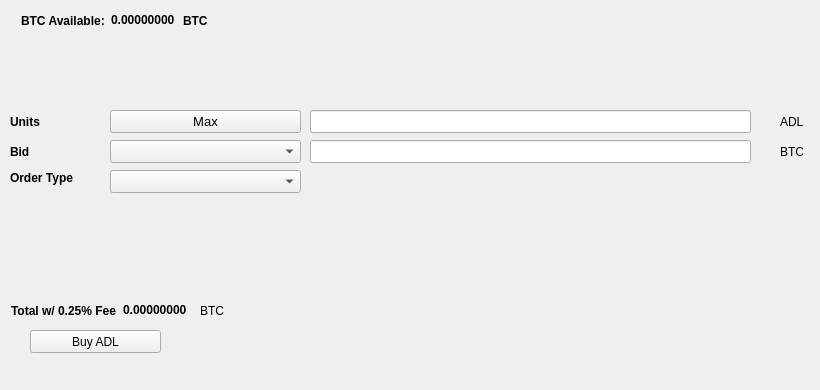
   <widget class="QWidget" name="BuyTab">
    <attribute name="title">
     <string>Buy</string>
    </attribute>
    <widget class="QPushButton" name="BuyADL">
     <property name="geometry">
      <rect>
       <x>30</x>
       <y>330</y>
       <width>131</width>
       <height>23</height>
      </rect>
     </property>
     <property name="text">
      <string>Buy ADL</string>
     </property>
     <property name="icon">
      <iconset resource="../AdlerCash.qrc">
       <normaloff>:/icons/bitcoin</normaloff>:/icons/bitcoin</iconset>
     </property>
    </widget>
    <widget class="QLabel" name="label_3">
     <property name="geometry">
      <rect>
       <x>10</x>
       <y>110</y>
       <width>46</width>
       <height>23</height>
      </rect>
     </property>
     <property name="font">
      <font>
       <weight>75</weight>
       <bold>true</bold>
      </font>
     </property>
     <property name="text">
      <string>Units</string>
     </property>
    </widget>
    <widget class="QLineEdit" name="UnitsInput">
     <property name="geometry">
      <rect>
       <x>310</x>
       <y>110</y>
       <width>441</width>
       <height>23</height>
      </rect>
     </property>
     <property name="font">
      <font>
       <pointsize>9</pointsize>
       <weight>75</weight>
       <bold>true</bold>
      </font>
     </property>
    </widget>
    <widget class="QLineEdit" name="BuyBidPriceEdit">
     <property name="geometry">
      <rect>
       <x>310</x>
       <y>140</y>
       <width>441</width>
       <height>23</height>
      </rect>
     </property>
     <property name="font">
      <font>
       <pointsize>9</pointsize>
       <weight>75</weight>
       <bold>true</bold>
      </font>
     </property>
    </widget>
    <widget class="QLabel" name="label_4">
     <property name="geometry">
      <rect>
       <x>780</x>
       <y>110</y>
       <width>31</width>
       <height>23</height>
      </rect>
     </property>
     <property name="text">
      <string>ADL</string>
     </property>
    </widget>
    <widget class="QLabel" name="label_5">
     <property name="geometry">
      <rect>
       <x>780</x>
       <y>140</y>
       <width>31</width>
       <height>23</height>
      </rect>
     </property>
     <property name="text">
      <string>BTC</string>
     </property>
    </widget>
    <widget class="QLabel" name="label_6">
     <property name="geometry">
      <rect>
       <x>10</x>
       <y>140</y>
       <width>46</width>
       <height>23</height>
      </rect>
     </property>
     <property name="font">
      <font>
       <weight>75</weight>
       <bold>true</bold>
      </font>
     </property>
     <property name="text">
      <string>Bid</string>
     </property>
    </widget>
    <widget class="QLabel" name="label_7">
     <property name="geometry">
      <rect>
       <x>10</x>
       <y>170</y>
       <width>91</width>
       <height>16</height>
      </rect>
     </property>
     <property name="font">
      <font>
       <weight>75</weight>
       <bold>true</bold>
      </font>
     </property>
     <property name="text">
      <string>Order Type</string>
     </property>
    </widget>
    <widget class="QPushButton" name="Buy_Max_Amount">
     <property name="geometry">
      <rect>
       <x>110</x>
       <y>110</y>
       <width>191</width>
       <height>23</height>
      </rect>
     </property>
     <property name="font">
      <font>
       <pointsize>10</pointsize>
      </font>
     </property>
     <property name="text">
      <string>Max</string>
     </property>
    </widget>
    <widget class="QComboBox" name="BuyBidcomboBox">
     <property name="geometry">
      <rect>
       <x>110</x>
       <y>140</y>
       <width>191</width>
       <height>23</height>
      </rect>
     </property>
     <property name="font">
      <font>
       <pointsize>10</pointsize>
      </font>
     </property>
    </widget>
    <widget class="QComboBox" name="buyOrdertypeCombo">
     <property name="geometry">
      <rect>
       <x>110</x>
       <y>170</y>
       <width>191</width>
       <height>23</height>
      </rect>
     </property>
     <property name="font">
      <font>
       <pointsize>10</pointsize>
      </font>
     </property>
    </widget>
    <widget class="QWidget" name="layoutWidget1">
     <property name="geometry">
      <rect>
       <x>21</x>
       <y>11</y>
       <width>227</width>
       <height>19</height>
      </rect>
     </property>
     <layout class="QHBoxLayout" name="horizontalLayout_3">
      <item>
       <widget class="QLabel" name="label232">
        <property name="font">
         <font>
          <weight>75</weight>
          <bold>true</bold>
         </font>
        </property>
        <property name="text">
         <string>BTC Available:</string>
        </property>
       </widget>
      </item>
      <item>
       <widget class="QLabel" name="BtcAvailableLbl">
        <property name="palette">
         <palette>
          <active>
           <colorrole role="WindowText">
            <brush brushstyle="SolidPattern">
             <color alpha="255">
              <red>0</red>
              <green>0</green>
              <blue>0</blue>
             </color>
            </brush>
           </colorrole>
           <colorrole role="Button">
            <brush brushstyle="SolidPattern">
             <color alpha="255">
              <red>0</red>
              <green>170</green>
              <blue>0</blue>
             </color>
            </brush>
           </colorrole>
           <colorrole role="Light">
            <brush brushstyle="SolidPattern">
             <color alpha="255">
              <red>0</red>
              <green>255</green>
              <blue>0</blue>
             </color>
            </brush>
           </colorrole>
           <colorrole role="Midlight">
            <brush brushstyle="SolidPattern">
             <color alpha="255">
              <red>0</red>
              <green>212</green>
              <blue>0</blue>
             </color>
            </brush>
           </colorrole>
           <colorrole role="Dark">
            <brush brushstyle="SolidPattern">
             <color alpha="255">
              <red>0</red>
              <green>85</green>
              <blue>0</blue>
             </color>
            </brush>
           </colorrole>
           <colorrole role="Mid">
            <brush brushstyle="SolidPattern">
             <color alpha="255">
              <red>0</red>
              <green>113</green>
              <blue>0</blue>
             </color>
            </brush>
           </colorrole>
           <colorrole role="Text">
            <brush brushstyle="SolidPattern">
             <color alpha="255">
              <red>0</red>
              <green>170</green>
              <blue>0</blue>
             </color>
            </brush>
           </colorrole>
           <colorrole role="BrightText">
            <brush brushstyle="SolidPattern">
             <color alpha="255">
              <red>255</red>
              <green>255</green>
              <blue>255</blue>
             </color>
            </brush>
           </colorrole>
           <colorrole role="ButtonText">
            <brush brushstyle="SolidPattern">
             <color alpha="255">
              <red>0</red>
              <green>0</green>
              <blue>0</blue>
             </color>
            </brush>
           </colorrole>
           <colorrole role="Base">
            <brush brushstyle="SolidPattern">
             <color alpha="255">
              <red>255</red>
              <green>255</green>
              <blue>255</blue>
             </color>
            </brush>
           </colorrole>
           <colorrole role="Window">
            <brush brushstyle="SolidPattern">
             <color alpha="255">
              <red>0</red>
              <green>170</green>
              <blue>0</blue>
             </color>
            </brush>
           </colorrole>
           <colorrole role="Shadow">
            <brush brushstyle="SolidPattern">
             <color alpha="255">
              <red>0</red>
              <green>0</green>
              <blue>0</blue>
             </color>
            </brush>
           </colorrole>
           <colorrole role="AlternateBase">
            <brush brushstyle="SolidPattern">
             <color alpha="255">
              <red>127</red>
              <green>212</green>
              <blue>127</blue>
             </color>
            </brush>
           </colorrole>
           <colorrole role="ToolTipBase">
            <brush brushstyle="SolidPattern">
             <color alpha="255">
              <red>255</red>
              <green>255</green>
              <blue>220</blue>
             </color>
            </brush>
           </colorrole>
           <colorrole role="ToolTipText">
            <brush brushstyle="SolidPattern">
             <color alpha="255">
              <red>0</red>
              <green>0</green>
              <blue>0</blue>
             </color>
            </brush>
           </colorrole>
          </active>
          <inactive>
           <colorrole role="WindowText">
            <brush brushstyle="SolidPattern">
             <color alpha="255">
              <red>0</red>
              <green>0</green>
              <blue>0</blue>
             </color>
            </brush>
           </colorrole>
           <colorrole role="Button">
            <brush brushstyle="SolidPattern">
             <color alpha="255">
              <red>0</red>
              <green>170</green>
              <blue>0</blue>
             </color>
            </brush>
           </colorrole>
           <colorrole role="Light">
            <brush brushstyle="SolidPattern">
             <color alpha="255">
              <red>0</red>
              <green>255</green>
              <blue>0</blue>
             </color>
            </brush>
           </colorrole>
           <colorrole role="Midlight">
            <brush brushstyle="SolidPattern">
             <color alpha="255">
              <red>0</red>
              <green>212</green>
              <blue>0</blue>
             </color>
            </brush>
           </colorrole>
           <colorrole role="Dark">
            <brush brushstyle="SolidPattern">
             <color alpha="255">
              <red>0</red>
              <green>85</green>
              <blue>0</blue>
             </color>
            </brush>
           </colorrole>
           <colorrole role="Mid">
            <brush brushstyle="SolidPattern">
             <color alpha="255">
              <red>0</red>
              <green>113</green>
              <blue>0</blue>
             </color>
            </brush>
           </colorrole>
           <colorrole role="Text">
            <brush brushstyle="SolidPattern">
             <color alpha="255">
              <red>0</red>
              <green>170</green>
              <blue>0</blue>
             </color>
            </brush>
           </colorrole>
           <colorrole role="BrightText">
            <brush brushstyle="SolidPattern">
             <color alpha="255">
              <red>255</red>
              <green>255</green>
              <blue>255</blue>
             </color>
            </brush>
           </colorrole>
           <colorrole role="ButtonText">
            <brush brushstyle="SolidPattern">
             <color alpha="255">
              <red>0</red>
              <green>0</green>
              <blue>0</blue>
             </color>
            </brush>
           </colorrole>
           <colorrole role="Base">
            <brush brushstyle="SolidPattern">
             <color alpha="255">
              <red>255</red>
              <green>255</green>
              <blue>255</blue>
             </color>
            </brush>
           </colorrole>
           <colorrole role="Window">
            <brush brushstyle="SolidPattern">
             <color alpha="255">
              <red>0</red>
              <green>170</green>
              <blue>0</blue>
             </color>
            </brush>
           </colorrole>
           <colorrole role="Shadow">
            <brush brushstyle="SolidPattern">
             <color alpha="255">
              <red>0</red>
              <green>0</green>
              <blue>0</blue>
             </color>
            </brush>
           </colorrole>
           <colorrole role="AlternateBase">
            <brush brushstyle="SolidPattern">
             <color alpha="255">
              <red>127</red>
              <green>212</green>
              <blue>127</blue>
             </color>
            </brush>
           </colorrole>
           <colorrole role="ToolTipBase">
            <brush brushstyle="SolidPattern">
             <color alpha="255">
              <red>255</red>
              <green>255</green>
              <blue>220</blue>
             </color>
            </brush>
           </colorrole>
           <colorrole role="ToolTipText">
            <brush brushstyle="SolidPattern">
             <color alpha="255">
              <red>0</red>
              <green>0</green>
              <blue>0</blue>
             </color>
            </brush>
           </colorrole>
          </inactive>
          <disabled>
           <colorrole role="WindowText">
            <brush brushstyle="SolidPattern">
             <color alpha="255">
              <red>0</red>
              <green>85</green>
              <blue>0</blue>
             </color>
            </brush>
           </colorrole>
           <colorrole role="Button">
            <brush brushstyle="SolidPattern">
             <color alpha="255">
              <red>0</red>
              <green>170</green>
              <blue>0</blue>
             </color>
            </brush>
           </colorrole>
           <colorrole role="Light">
            <brush brushstyle="SolidPattern">
             <color alpha="255">
              <red>0</red>
              <green>255</green>
              <blue>0</blue>
             </color>
            </brush>
           </colorrole>
           <colorrole role="Midlight">
            <brush brushstyle="SolidPattern">
             <color alpha="255">
              <red>0</red>
              <green>212</green>
              <blue>0</blue>
             </color>
            </brush>
           </colorrole>
           <colorrole role="Dark">
            <brush brushstyle="SolidPattern">
             <color alpha="255">
              <red>0</red>
              <green>85</green>
              <blue>0</blue>
             </color>
            </brush>
           </colorrole>
           <colorrole role="Mid">
            <brush brushstyle="SolidPattern">
             <color alpha="255">
              <red>0</red>
              <green>113</green>
              <blue>0</blue>
             </color>
            </brush>
           </colorrole>
           <colorrole role="Text">
            <brush brushstyle="SolidPattern">
             <color alpha="255">
              <red>0</red>
              <green>85</green>
              <blue>0</blue>
             </color>
            </brush>
           </colorrole>
           <colorrole role="BrightText">
            <brush brushstyle="SolidPattern">
             <color alpha="255">
              <red>255</red>
              <green>255</green>
              <blue>255</blue>
             </color>
            </brush>
           </colorrole>
           <colorrole role="ButtonText">
            <brush brushstyle="SolidPattern">
             <color alpha="255">
              <red>0</red>
              <green>85</green>
              <blue>0</blue>
             </color>
            </brush>
           </colorrole>
           <colorrole role="Base">
            <brush brushstyle="SolidPattern">
             <color alpha="255">
              <red>0</red>
              <green>170</green>
              <blue>0</blue>
             </color>
            </brush>
           </colorrole>
           <colorrole role="Window">
            <brush brushstyle="SolidPattern">
             <color alpha="255">
              <red>0</red>
              <green>170</green>
              <blue>0</blue>
             </color>
            </brush>
           </colorrole>
           <colorrole role="Shadow">
            <brush brushstyle="SolidPattern">
             <color alpha="255">
              <red>0</red>
              <green>0</green>
              <blue>0</blue>
             </color>
            </brush>
           </colorrole>
           <colorrole role="AlternateBase">
            <brush brushstyle="SolidPattern">
             <color alpha="255">
              <red>0</red>
              <green>170</green>
              <blue>0</blue>
             </color>
            </brush>
           </colorrole>
           <colorrole role="ToolTipBase">
            <brush brushstyle="SolidPattern">
             <color alpha="255">
              <red>255</red>
              <green>255</green>
              <blue>220</blue>
             </color>
            </brush>
           </colorrole>
           <colorrole role="ToolTipText">
            <brush brushstyle="SolidPattern">
             <color alpha="255">
              <red>0</red>
              <green>0</green>
              <blue>0</blue>
             </color>
            </brush>
           </colorrole>
          </disabled>
         </palette>
        </property>
        <property name="font">
         <font>
          <weight>75</weight>
          <bold>true</bold>
         </font>
        </property>
        <property name="text">
         <string>0.00000000</string>
        </property>
        <property name="textInteractionFlags">
         <set>Qt::LinksAccessibleByMouse|Qt::TextSelectableByKeyboard|Qt::TextSelectableByMouse</set>
        </property>
       </widget>
      </item>
      <item>
       <widget class="QLabel" name="BtcAvailableLbl_2">
        <property name="font">
         <font>
          <weight>75</weight>
          <bold>true</bold>
         </font>
        </property>
        <property name="text">
         <string>BTC</string>
        </property>
       </widget>
      </item>
     </layout>
    </widget>
    <widget class="QWidget" name="layoutWidge2">
     <property name="geometry">
      <rect>
       <x>11</x>
       <y>301</y>
       <width>259</width>
       <height>19</height>
      </rect>
     </property>
     <layout class="QHBoxLayout" name="horizontalLayout_4">
      <item>
       <widget class="QLabel" name="label_9">
        <property name="font">
         <font>
          <weight>75</weight>
          <bold>true</bold>
         </font>
        </property>
        <property name="text">
         <string>Total w/ 0.25% Fee</string>
        </property>
       </widget>
      </item>
      <item>
       <widget class="QLabel" name="BuyCostLabel">
        <property name="palette">
         <palette>
          <active>
           <colorrole role="WindowText">
            <brush brushstyle="SolidPattern">
             <color alpha="255">
              <red>0</red>
              <green>0</green>
              <blue>0</blue>
             </color>
            </brush>
           </colorrole>
           <colorrole role="Button">
            <brush brushstyle="SolidPattern">
             <color alpha="255">
              <red>0</red>
              <green>170</green>
              <blue>0</blue>
             </color>
            </brush>
           </colorrole>
           <colorrole role="Light">
            <brush brushstyle="SolidPattern">
             <color alpha="255">
              <red>0</red>
              <green>255</green>
              <blue>0</blue>
             </color>
            </brush>
           </colorrole>
           <colorrole role="Midlight">
            <brush brushstyle="SolidPattern">
             <color alpha="255">
              <red>0</red>
              <green>212</green>
              <blue>0</blue>
             </color>
            </brush>
           </colorrole>
           <colorrole role="Dark">
            <brush brushstyle="SolidPattern">
             <color alpha="255">
              <red>0</red>
              <green>85</green>
              <blue>0</blue>
             </color>
            </brush>
           </colorrole>
           <colorrole role="Mid">
            <brush brushstyle="SolidPattern">
             <color alpha="255">
              <red>0</red>
              <green>113</green>
              <blue>0</blue>
             </color>
            </brush>
           </colorrole>
           <colorrole role="Text">
            <brush brushstyle="SolidPattern">
             <color alpha="255">
              <red>0</red>
              <green>170</green>
              <blue>0</blue>
             </color>
            </brush>
           </colorrole>
           <colorrole role="BrightText">
            <brush brushstyle="SolidPattern">
             <color alpha="255">
              <red>255</red>
              <green>255</green>
              <blue>255</blue>
             </color>
            </brush>
           </colorrole>
           <colorrole role="ButtonText">
            <brush brushstyle="SolidPattern">
             <color alpha="255">
              <red>0</red>
              <green>0</green>
              <blue>0</blue>
             </color>
            </brush>
           </colorrole>
           <colorrole role="Base">
            <brush brushstyle="SolidPattern">
             <color alpha="255">
              <red>255</red>
              <green>255</green>
              <blue>255</blue>
             </color>
            </brush>
           </colorrole>
           <colorrole role="Window">
            <brush brushstyle="SolidPattern">
             <color alpha="255">
              <red>0</red>
              <green>170</green>
              <blue>0</blue>
             </color>
            </brush>
           </colorrole>
           <colorrole role="Shadow">
            <brush brushstyle="SolidPattern">
             <color alpha="255">
              <red>0</red>
              <green>0</green>
              <blue>0</blue>
             </color>
            </brush>
           </colorrole>
           <colorrole role="AlternateBase">
            <brush brushstyle="SolidPattern">
             <color alpha="255">
              <red>127</red>
              <green>212</green>
              <blue>127</blue>
             </color>
            </brush>
           </colorrole>
           <colorrole role="ToolTipBase">
            <brush brushstyle="SolidPattern">
             <color alpha="255">
              <red>255</red>
              <green>255</green>
              <blue>220</blue>
             </color>
            </brush>
           </colorrole>
           <colorrole role="ToolTipText">
            <brush brushstyle="SolidPattern">
             <color alpha="255">
              <red>0</red>
              <green>0</green>
              <blue>0</blue>
             </color>
            </brush>
           </colorrole>
          </active>
          <inactive>
           <colorrole role="WindowText">
            <brush brushstyle="SolidPattern">
             <color alpha="255">
              <red>0</red>
              <green>0</green>
              <blue>0</blue>
             </color>
            </brush>
           </colorrole>
           <colorrole role="Button">
            <brush brushstyle="SolidPattern">
             <color alpha="255">
              <red>0</red>
              <green>170</green>
              <blue>0</blue>
             </color>
            </brush>
           </colorrole>
           <colorrole role="Light">
            <brush brushstyle="SolidPattern">
             <color alpha="255">
              <red>0</red>
              <green>255</green>
              <blue>0</blue>
             </color>
            </brush>
           </colorrole>
           <colorrole role="Midlight">
            <brush brushstyle="SolidPattern">
             <color alpha="255">
              <red>0</red>
              <green>212</green>
              <blue>0</blue>
             </color>
            </brush>
           </colorrole>
           <colorrole role="Dark">
            <brush brushstyle="SolidPattern">
             <color alpha="255">
              <red>0</red>
              <green>85</green>
              <blue>0</blue>
             </color>
            </brush>
           </colorrole>
           <colorrole role="Mid">
            <brush brushstyle="SolidPattern">
             <color alpha="255">
              <red>0</red>
              <green>113</green>
              <blue>0</blue>
             </color>
            </brush>
           </colorrole>
           <colorrole role="Text">
            <brush brushstyle="SolidPattern">
             <color alpha="255">
              <red>0</red>
              <green>170</green>
              <blue>0</blue>
             </color>
            </brush>
           </colorrole>
           <colorrole role="BrightText">
            <brush brushstyle="SolidPattern">
             <color alpha="255">
              <red>255</red>
              <green>255</green>
              <blue>255</blue>
             </color>
            </brush>
           </colorrole>
           <colorrole role="ButtonText">
            <brush brushstyle="SolidPattern">
             <color alpha="255">
              <red>0</red>
              <green>0</green>
              <blue>0</blue>
             </color>
            </brush>
           </colorrole>
           <colorrole role="Base">
            <brush brushstyle="SolidPattern">
             <color alpha="255">
              <red>255</red>
              <green>255</green>
              <blue>255</blue>
             </color>
            </brush>
           </colorrole>
           <colorrole role="Window">
            <brush brushstyle="SolidPattern">
             <color alpha="255">
              <red>0</red>
              <green>170</green>
              <blue>0</blue>
             </color>
            </brush>
           </colorrole>
           <colorrole role="Shadow">
            <brush brushstyle="SolidPattern">
             <color alpha="255">
              <red>0</red>
              <green>0</green>
              <blue>0</blue>
             </color>
            </brush>
           </colorrole>
           <colorrole role="AlternateBase">
            <brush brushstyle="SolidPattern">
             <color alpha="255">
              <red>127</red>
              <green>212</green>
              <blue>127</blue>
             </color>
            </brush>
           </colorrole>
           <colorrole role="ToolTipBase">
            <brush brushstyle="SolidPattern">
             <color alpha="255">
              <red>255</red>
              <green>255</green>
              <blue>220</blue>
             </color>
            </brush>
           </colorrole>
           <colorrole role="ToolTipText">
            <brush brushstyle="SolidPattern">
             <color alpha="255">
              <red>0</red>
              <green>0</green>
              <blue>0</blue>
             </color>
            </brush>
           </colorrole>
          </inactive>
          <disabled>
           <colorrole role="WindowText">
            <brush brushstyle="SolidPattern">
             <color alpha="255">
              <red>0</red>
              <green>85</green>
              <blue>0</blue>
             </color>
            </brush>
           </colorrole>
           <colorrole role="Button">
            <brush brushstyle="SolidPattern">
             <color alpha="255">
              <red>0</red>
              <green>170</green>
              <blue>0</blue>
             </color>
            </brush>
           </colorrole>
           <colorrole role="Light">
            <brush brushstyle="SolidPattern">
             <color alpha="255">
              <red>0</red>
              <green>255</green>
              <blue>0</blue>
             </color>
            </brush>
           </colorrole>
           <colorrole role="Midlight">
            <brush brushstyle="SolidPattern">
             <color alpha="255">
              <red>0</red>
              <green>212</green>
              <blue>0</blue>
             </color>
            </brush>
           </colorrole>
           <colorrole role="Dark">
            <brush brushstyle="SolidPattern">
             <color alpha="255">
              <red>0</red>
              <green>85</green>
              <blue>0</blue>
             </color>
            </brush>
           </colorrole>
           <colorrole role="Mid">
            <brush brushstyle="SolidPattern">
             <color alpha="255">
              <red>0</red>
              <green>113</green>
              <blue>0</blue>
             </color>
            </brush>
           </colorrole>
           <colorrole role="Text">
            <brush brushstyle="SolidPattern">
             <color alpha="255">
              <red>0</red>
              <green>85</green>
              <blue>0</blue>
             </color>
            </brush>
           </colorrole>
           <colorrole role="BrightText">
            <brush brushstyle="SolidPattern">
             <color alpha="255">
              <red>255</red>
              <green>255</green>
              <blue>255</blue>
             </color>
            </brush>
           </colorrole>
           <colorrole role="ButtonText">
            <brush brushstyle="SolidPattern">
             <color alpha="255">
              <red>0</red>
              <green>85</green>
              <blue>0</blue>
             </color>
            </brush>
           </colorrole>
           <colorrole role="Base">
            <brush brushstyle="SolidPattern">
             <color alpha="255">
              <red>0</red>
              <green>170</green>
              <blue>0</blue>
             </color>
            </brush>
           </colorrole>
           <colorrole role="Window">
            <brush brushstyle="SolidPattern">
             <color alpha="255">
              <red>0</red>
              <green>170</green>
              <blue>0</blue>
             </color>
            </brush>
           </colorrole>
           <colorrole role="Shadow">
            <brush brushstyle="SolidPattern">
             <color alpha="255">
              <red>0</red>
              <green>0</green>
              <blue>0</blue>
             </color>
            </brush>
           </colorrole>
           <colorrole role="AlternateBase">
            <brush brushstyle="SolidPattern">
             <color alpha="255">
              <red>0</red>
              <green>170</green>
              <blue>0</blue>
             </color>
            </brush>
           </colorrole>
           <colorrole role="ToolTipBase">
            <brush brushstyle="SolidPattern">
             <color alpha="255">
              <red>255</red>
              <green>255</green>
              <blue>220</blue>
             </color>
            </brush>
           </colorrole>
           <colorrole role="ToolTipText">
            <brush brushstyle="SolidPattern">
             <color alpha="255">
              <red>0</red>
              <green>0</green>
              <blue>0</blue>
             </color>
            </brush>
           </colorrole>
          </disabled>
         </palette>
        </property>
        <property name="font">
         <font>
          <weight>75</weight>
          <bold>true</bold>
         </font>
        </property>
        <property name="autoFillBackground">
         <bool>false</bool>
        </property>
        <property name="text">
         <string>0.00000000</string>
        </property>
        <property name="textInteractionFlags">
         <set>Qt::LinksAccessibleByMouse|Qt::TextSelectableByMouse</set>
        </property>
       </widget>
      </item>
      <item>
       <widget class="QLabel" name="label_10">
        <property name="font">
         <font>
          <weight>50</weight>
          <bold>false</bold>
         </font>
        </property>
        <property name="text">
         <string>BTC</string>
        </property>
       </widget>
      </item>
     </layout>
    </widget>
    <widget class="QLabel" name="label_24">
     <property name="geometry">
      <rect>
       <x>460</x>
       <y>300</y>
       <width>281</width>
       <height>81</height>
      </rect>
     </property>
     <property name="text">
      <string/>
     </property>
     <property name="pixmap">
      <pixmap>:/images/bittrex</pixmap>
     </property>
    </widget>
   </widget>
